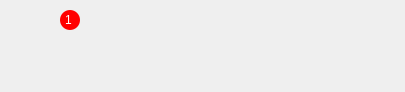
<?xml version="1.0" encoding="UTF-8"?>
<ui version="4.0">
 <class>UserItem</class>
 <widget class="QWidget" name="UserItem">
  <property name="geometry">
   <rect>
    <x>0</x>
    <y>0</y>
    <width>405</width>
    <height>92</height>
   </rect>
  </property>
  <property name="windowTitle">
   <string>Form</string>
  </property>
  <widget class="QLabel" name="label">
   <property name="geometry">
    <rect>
     <x>10</x>
     <y>10</y>
     <width>64</width>
     <height>64</height>
    </rect>
   </property>
   <property name="sizePolicy">
    <sizepolicy hsizetype="Fixed" vsizetype="Fixed">
     <horstretch>0</horstretch>
     <verstretch>0</verstretch>
    </sizepolicy>
   </property>
   <property name="maximumSize">
    <size>
     <width>64</width>
     <height>64</height>
    </size>
   </property>
   <property name="styleSheet">
    <string notr="true"/>
   </property>
   <property name="text">
    <string/>
   </property>
  </widget>
  <widget class="QLabel" name="label_2">
   <property name="geometry">
    <rect>
     <x>90</x>
     <y>20</y>
     <width>181</width>
     <height>21</height>
    </rect>
   </property>
   <property name="text">
    <string/>
   </property>
  </widget>
  <widget class="QLabel" name="label_3">
   <property name="geometry">
    <rect>
     <x>90</x>
     <y>40</y>
     <width>221</width>
     <height>16</height>
    </rect>
   </property>
   <property name="styleSheet">
    <string notr="true">color: rgb(193, 193, 193);</string>
   </property>
   <property name="text">
    <string/>
   </property>
  </widget>
  <widget class="QLabel" name="label_4">
   <property name="enabled">
    <bool>true</bool>
   </property>
   <property name="geometry">
    <rect>
     <x>60</x>
     <y>10</y>
     <width>20</width>
     <height>20</height>
    </rect>
   </property>
   <property name="sizePolicy">
    <sizepolicy hsizetype="Fixed" vsizetype="Fixed">
     <horstretch>0</horstretch>
     <verstretch>0</verstretch>
    </sizepolicy>
   </property>
   <property name="minimumSize">
    <size>
     <width>20</width>
     <height>20</height>
    </size>
   </property>
   <property name="maximumSize">
    <size>
     <width>500</width>
     <height>20</height>
    </size>
   </property>
   <property name="styleSheet">
    <string notr="true">border-radius:10px;
background-color: rgb(255, 0, 0);
height:20px;
color: rgb(255, 255, 255);
padding:2px;</string>
   </property>
   <property name="text">
    <string>1</string>
   </property>
  </widget>
 </widget>
 <resources/>
 <connections/>
</ui>
